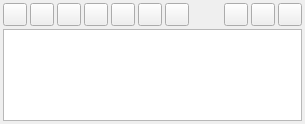
<?xml version="1.0" encoding="UTF-8"?>
<ui version="4.0">
 <class>mvd::LayerStackWidget</class>
 <widget class="QWidget" name="mvd::LayerStackWidget">
  <property name="geometry">
   <rect>
    <x>0</x>
    <y>0</y>
    <width>305</width>
    <height>124</height>
   </rect>
  </property>
  <property name="windowTitle">
   <string>Form</string>
  </property>
  <layout class="QGridLayout" name="gridLayout">
   <property name="margin">
    <number>3</number>
   </property>
   <property name="spacing">
    <number>3</number>
   </property>
   <item row="1" column="0">
    <widget class="QTreeView" name="treeView">
     <property name="locale">
      <locale language="C" country="AnyCountry"/>
     </property>
     <property name="dragEnabled">
      <bool>false</bool>
     </property>
     <property name="dragDropMode">
      <enum>QAbstractItemView::InternalMove</enum>
     </property>
     <property name="defaultDropAction">
      <enum>Qt::CopyAction</enum>
     </property>
     <property name="alternatingRowColors">
      <bool>true</bool>
     </property>
    </widget>
   </item>
   <item row="0" column="0">
    <layout class="QHBoxLayout" name="horizontalLayout">
     <property name="spacing">
      <number>3</number>
     </property>
     <item>
      <widget class="QToolButton" name="topButton">
       <property name="toolTip">
        <string>Move selected layer to top of stack</string>
       </property>
       <property name="locale">
        <locale language="C" country="AnyCountry"/>
       </property>
       <property name="text">
        <string/>
       </property>
       <property name="icon">
        <iconset>
         <normaloff>:/icons/action_LayerTop_Icon</normaloff>:/icons/action_LayerTop_Icon</iconset>
       </property>
      </widget>
     </item>
     <item>
      <widget class="QToolButton" name="upButton">
       <property name="toolTip">
        <string>Move selected layer up within the stack</string>
       </property>
       <property name="locale">
        <locale language="C" country="AnyCountry"/>
       </property>
       <property name="text">
        <string/>
       </property>
       <property name="icon">
        <iconset>
         <normaloff>:/icons/action_LayerUp_Icon</normaloff>:/icons/action_LayerUp_Icon</iconset>
       </property>
      </widget>
     </item>
     <item>
      <widget class="QToolButton" name="downButton">
       <property name="toolTip">
        <string>Move selected layer down within the stack</string>
       </property>
       <property name="locale">
        <locale language="C" country="AnyCountry"/>
       </property>
       <property name="text">
        <string/>
       </property>
       <property name="icon">
        <iconset>
         <normaloff>:/icons/action_LayerDown_Icon</normaloff>:/icons/action_LayerDown_Icon</iconset>
       </property>
      </widget>
     </item>
     <item>
      <widget class="QToolButton" name="bottomButton">
       <property name="toolTip">
        <string>Move selected layer to bottom of stack</string>
       </property>
       <property name="locale">
        <locale language="C" country="AnyCountry"/>
       </property>
       <property name="text">
        <string/>
       </property>
       <property name="icon">
        <iconset>
         <normaloff>:/icons/action_LayerBottom_Icon</normaloff>:/icons/action_LayerBottom_Icon</iconset>
       </property>
      </widget>
     </item>
     <item>
      <widget class="QToolButton" name="projectionButton">
       <property name="toolTip">
        <string>Use selected layer as projection reference</string>
       </property>
       <property name="locale">
        <locale language="C" country="AnyCountry"/>
       </property>
       <property name="text">
        <string/>
       </property>
       <property name="icon">
        <iconset>
         <normaloff>:/icons/action_LayerProjection_Icon</normaloff>:/icons/action_LayerProjection_Icon</iconset>
       </property>
      </widget>
     </item>
     <item>
      <widget class="QToolButton" name="applyButton">
       <property name="toolTip">
        <string>Apply all display settings (color-setup, color-dynamics, shader etc.) of selected layer to all other layers</string>
       </property>
       <property name="locale">
        <locale language="C" country="AnyCountry"/>
       </property>
       <property name="text">
        <string/>
       </property>
       <property name="icon">
        <iconset>
         <normaloff>:/icons/action_ApplyAll_Icon</normaloff>:/icons/action_ApplyAll_Icon</iconset>
       </property>
      </widget>
     </item>
     <item>
      <widget class="QToolButton" name="reloadButton">
       <property name="toolTip">
        <string>Reload data file</string>
       </property>
       <property name="locale">
        <locale language="C" country="AnyCountry"/>
       </property>
       <property name="text">
        <string/>
       </property>
       <property name="icon">
        <iconset>
         <normaloff>:/icons/action_Reload_Icon</normaloff>:/icons/action_Reload_Icon</iconset>
       </property>
      </widget>
     </item>
     <item>
      <spacer name="horizontalSpacer">
       <property name="locale">
        <locale language="C" country="AnyCountry"/>
       </property>
       <property name="orientation">
        <enum>Qt::Horizontal</enum>
       </property>
       <property name="sizeHint" stdset="0">
        <size>
         <width>40</width>
         <height>20</height>
        </size>
       </property>
      </spacer>
     </item>
     <item>
      <widget class="QToolButton" name="resetEffectsButton">
       <property name="toolTip">
        <string>Reset all layer effects to Normal</string>
       </property>
       <property name="text">
        <string/>
       </property>
       <property name="icon">
        <iconset resource="mvdIcons.qrc">
         <normaloff>:/Utilities/Data/Icons/edit-clear.png</normaloff>:/Utilities/Data/Icons/edit-clear.png</iconset>
       </property>
      </widget>
     </item>
     <item>
      <widget class="QToolButton" name="deleteAllButton">
       <property name="toolTip">
        <string>Delete all layers</string>
       </property>
       <property name="locale">
        <locale language="C" country="AnyCountry"/>
       </property>
       <property name="text">
        <string/>
       </property>
       <property name="icon">
        <iconset>
         <normaloff>:/icons/action_LayerDeleteAll_Icon</normaloff>:/icons/action_LayerDeleteAll_Icon</iconset>
       </property>
      </widget>
     </item>
     <item>
      <widget class="QToolButton" name="deleteButton">
       <property name="toolTip">
        <string>Delete selected layer</string>
       </property>
       <property name="locale">
        <locale language="C" country="AnyCountry"/>
       </property>
       <property name="text">
        <string/>
       </property>
       <property name="icon">
        <iconset>
         <normaloff>:/icons/action_LayerDelete_Icon</normaloff>:/icons/action_LayerDelete_Icon</iconset>
       </property>
      </widget>
     </item>
    </layout>
   </item>
  </layout>
 </widget>
 <resources>
  <include location="../../Application/Monteverdi/mvdMainWindow.qrc"/>
  <include location="mvdIcons.qrc"/>
 </resources>
 <connections/>
</ui>
